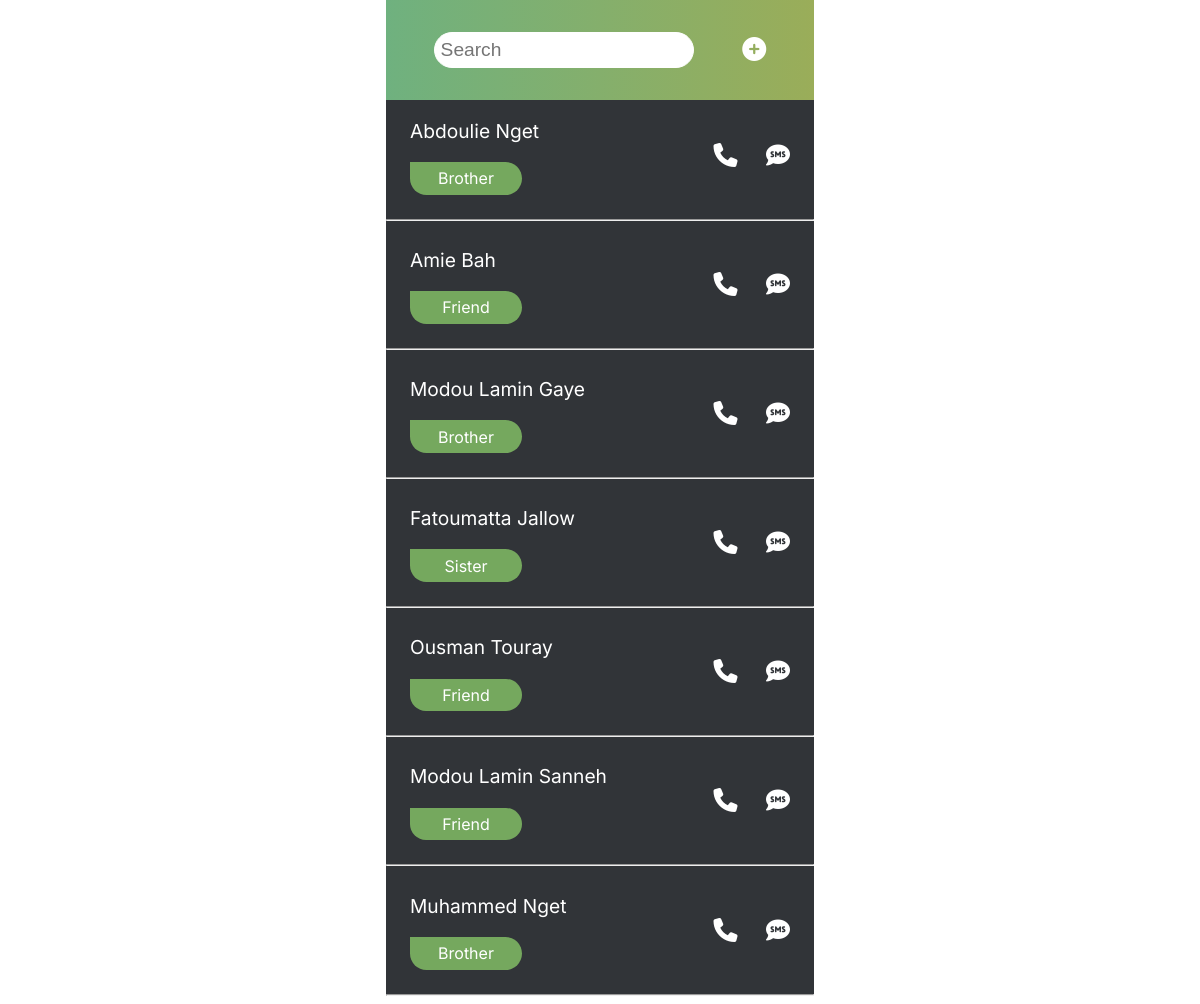
Page /contact/ on the committed database.
### contact/models.py (models this page shows, shortened)
class Contact(models.Model):
    full_name = models.CharField(max_length=100)
    relationship = models.CharField(max_length=100)
    phone_number = models.CharField(max_length=100)
    email = models.EmailField(max_length=50)
    address = models.CharField(max_length=100)

### contact/views.py (the view)
# urls.py: path('', views.index, name='index'),
def index(request):
    contacts = Contact.objects.all()
    search_input = request.GET.get('search-area')
    if search_input:
        contacts = Contact.objects.filter(full_name__icontains = search_input)
    else:
        contacts = Contact.objects.all()
        search_input = ""
    return render(request, 'contact/index.html', {'contacts': contacts, 'search_input': search_input})

### contact/templates/contact/index.html (shortened to what this page needs)
{% load static %}
<!DOCTYPE html>
<html>
<head>
    <link rel="stylesheet" type="text/css" href="{% static 'style.css' %}">
</head>
<body>
	<div class="container">
		<header class="header">
			<form class="search-bar">
				<input type="search-name" class="contact-search" name="search-area" placeholder="Search" value="{{ search_input }}">
			</form>
			<a href="{% url 'add_contact' %}"><i class="fas fa-plus-circle add"></i></a>
		</header>
		<section class="contacts-library">
			<ul class="contacts-list">
				{% for contact in contacts reversed %}
				<a href="{% url 'contact_profile' contact.id %}">
					<div class="contact-section">
						<li class="list__item">
							<p class="contact-name">{{ contact.full_name | title }}</p>
							<p class="relationship">{{ contact.relationship | title }}</p>
						</li>
						<li class="list__item">
							<i class="fas fa-phone"></i>
							<i class="fas fa-sms text"></i>
						</li>
					</div>
				</a>
				<hr>
				{% empty %}
					<h3 style="color: #fff; padding: 20px;">No Contacts Found..</h3>
				{% endfor %}
			</ul>
		</section>
	</div>
</body>
</html>

### contact/static/style.css (style rules this page uses)
body { font-family: 'Inter', sans-serif; margin: 0; }
.container { max-width: 428px; margin: 0 auto; background-color: #313438; min-height: 100vh; }
a { text-decoration: none; }
.header { display: flex; justify-content: space-evenly; color: #fff; background: linear-gradient(90deg, rgba(111,177,127,1) 0%, rgba(154,173,89,1) 100%); padding: 2em 0; align-items: center; }
.contact-search { font-size: 1.2em; padding:.3em .3em; border-radius: 100px; border:1px solid white; outline: none; }
.contacts-library { background: #313438; }
.add { color: #fff; font-size: 1.5em; }
i { color: #fff; font-size: 1.5em; }
.contact-name { color: #fff; font-size: 1.2em; }
ul { margin: 0; padding: 0; width: 100%; }
hr { border: 1px solicontactd #494a4b; }
.list__item { list-style: none; }
.relationship { color: #fff; width: 6em; text-align: center; padding: .4em .5em; border-radius: 100px; border-top-left-radius: 0; background-color: #75A85E; }
.contact-section { display: flex; justify-content: space-between; align-items: center; padding: 0 1.5em; transition: 0.3s; }
.text { padding-left: 1em; }

### rows in the picture
Contact: full_name "Abdoulie Nget", relationship "Brother"
Contact: full_name "Amie Bah", relationship "Friend"
Contact: full_name "Modou Lamin Gaye", relationship "Brother"
Contact: full_name "Fatoumatta Jallow", relationship "Sister"
Contact: full_name "Ousman Touray", relationship "Friend"
Contact: full_name "Modou Lamin Sanneh", relationship "Friend"
Contact: full_name "Muhammed Nget", relationship "Brother"
